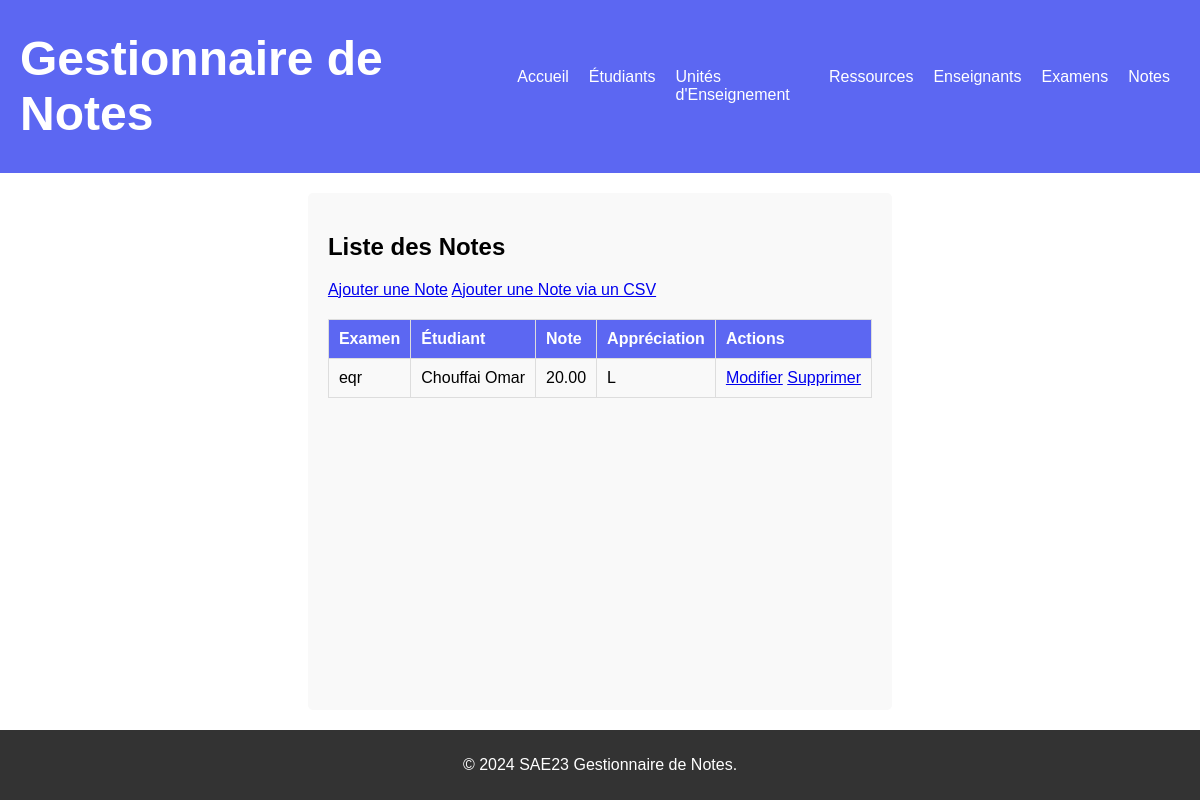
Before: /notes/ with the older database file.
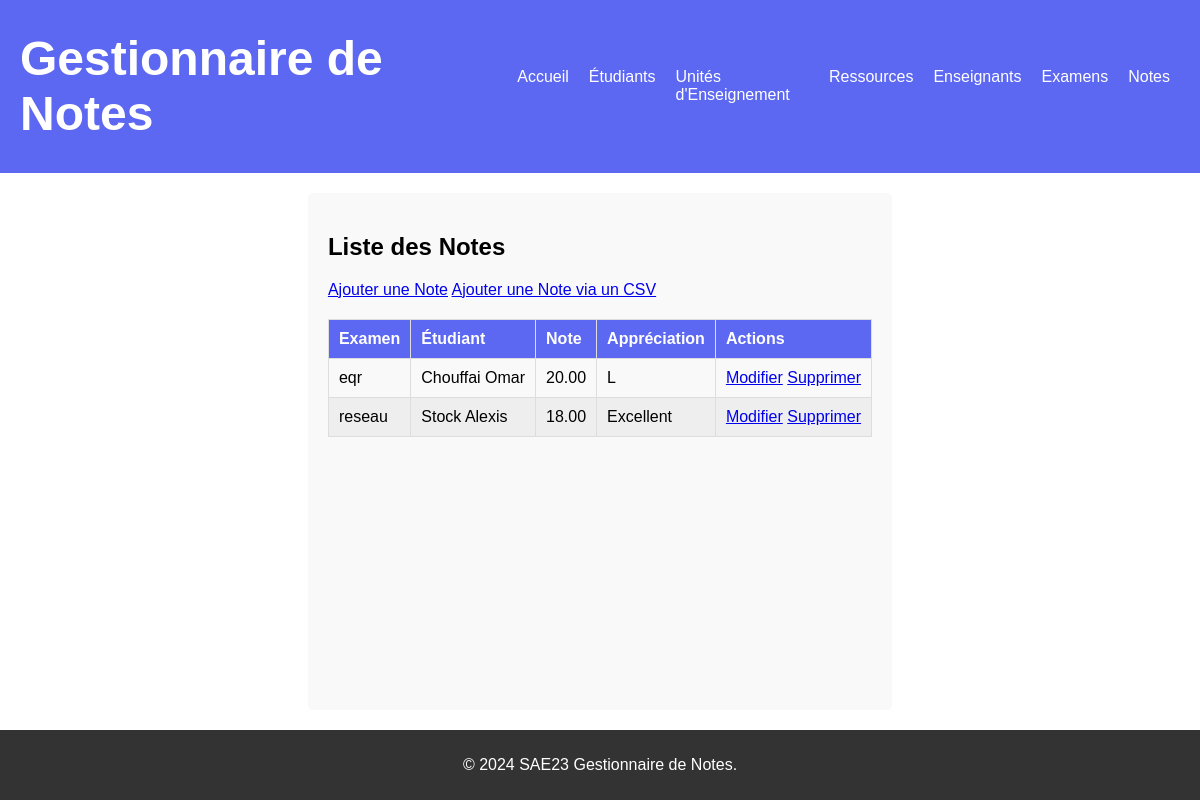
After: the same page with the newer database file.
### gestionnaire_de_notes/models.py (models this page shows, shortened)
class Note(models.Model):
    examen = models.ForeignKey("Examen", on_delete=models.CASCADE)
    etudiant = models.ForeignKey("Etudiant", on_delete=models.CASCADE)
    note = models.DecimalField(max_digits=5, decimal_places=2)
    appreciation = models.TextField()

class Examen(models.Model):
    id = models.AutoField(primary_key=True)
    titre = models.CharField(max_length=100)
    date = models.DateField()
    coefficient = models.DecimalField(max_digits=5, decimal_places=2)
    ressource_ue = models.ForeignKey('RessourceUE', on_delete=models.CASCADE, default=1)

class Etudiant(models.Model):
    numero = models.CharField(max_length=30, unique=True)
    nom = models.CharField(max_length=30)
    prenom = models.CharField(max_length=30)
    groupe = models.CharField(max_length=30)
    photo = models.ImageField(upload_to='gestionnaire_de_notes/media/photo')
    email = models.EmailField(unique=True)

### gestionnaire_de_notes/views.py (the view)
# urls.py: path('notes/', views.note_list, name='note_list'),
def note_list(request):
    notes = Note.objects.all()
    return render(request, 'gestionnaire_de_notes/Notes/liste.html', {'notes': notes})

### gestionnaire_de_notes/templates/gestionnaire_de_notes/Notes/liste.html (shortened to what this page needs)
{% extends 'gestionnaire_de_notes/main.html' %}
{% block content %}
    <h2>Liste des Notes</h2>
    <a href="{% url 'note_create' %}">Ajouter une Note</a>
    <a href="{% url 'upload_notes' %}">Ajouter une Note via un CSV</a>
    <table>
        <thead>
            <tr>
                <th>Examen</th>
                <th>Étudiant</th>
                <th>Note</th>
                <th>Appréciation</th>
                <th>Actions</th>
            </tr>
        </thead>
        <tbody>
            {% for note in notes %}
                <tr>
                    <td>{{ note.examen.titre }}</td>
                    <td>{{ note.etudiant.nom }} {{ note.etudiant.prenom }}</td>
                    <td>{{ note.note }}</td>
                    <td>{{ note.appreciation }}</td>
                    <td>
                        <a href="{% url 'note_update' note.pk %}">Modifier</a>
                        <a href="{% url 'note_delete' note.pk %}">Supprimer</a>
                    </td>
                </tr>
            {% endfor %}
        </tbody>
    </table>
{% endblock %}

Changed rows visible on the page:
added Note: examen.titre "reseau", etudiant.nom "Stock", etudiant.prenom "Alexis", note "18.00", appreciation "Excellent"
